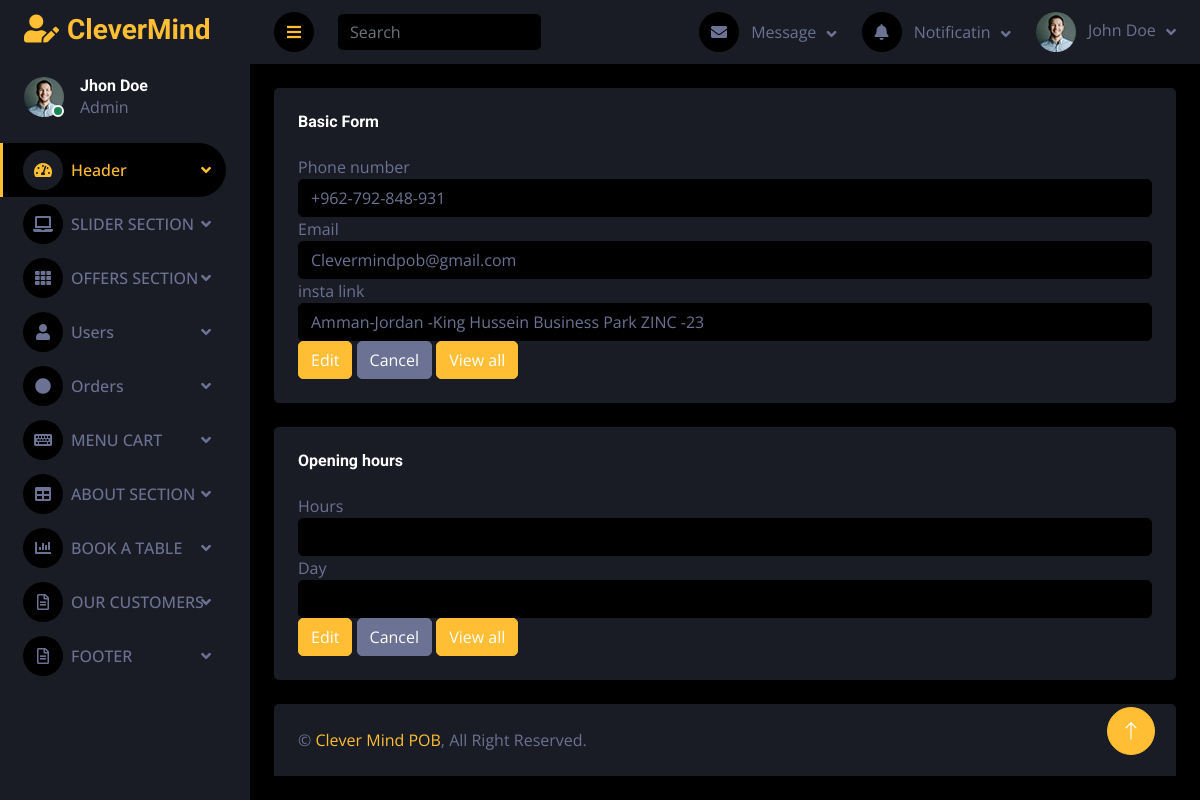
Screenshot of /darkpan-1.0.0/contact_add_info.php?edit=1 with the database file from the repository.
### tables this page shows
CREATE TABLE `contact_info` (
  `id` int(100) NOT NULL,
  `phone_number` varchar(250) NOT NULL,
  `email` varchar(250) NOT NULL,
  `address` varchar(250) NOT NULL
);

### darkpan-1.0.0/contact_add_info.php (the view, shortened to what this page needs)
<?php require "conn.php"?>
<?php
if(isset($_GET['edit'])){
      $id=$_GET['edit'];
       $editQuery="SELECT * FROM opening_hours WHERE id=$id";
      $editResult=mysqli_query($conn,$editQuery);
          if(mysqli_num_rows($editResult) != 0){
            $row=$editResult->fetch_array();
            }
}
?>
<?php
$update=false;
if(isset($_GET['edit'])){
      $id=$_GET['edit'];
      $update=true;
       $editQuery="SELECT * FROM contact_info WHERE id=$id";
      $editResult=mysqli_query($conn,$editQuery);
          if(mysqli_num_rows($editResult) != 0){
            $row=$editResult->fetch_array();
            }
}
?>
<!DOCTYPE html>
<html lang="en">
<head>
    <link href="https://cdnjs.cloudflare.com/ajax/libs/font-awesome/5.10.0/css/all.min.css" rel="stylesheet">
    <link href="https://cdn.jsdelivr.net/npm/bootstrap-icons@1.4.1/font/bootstrap-icons.css" rel="stylesheet">
    <link href="lib/owlcarousel/assets/owl.carousel.min.css" rel="stylesheet">
    <link href="lib/tempusdominus/css/tempusdominus-bootstrap-4.min.css" rel="stylesheet" />
    <link href="css/bootstrap.min.css" rel="stylesheet">
    <link href="css/style.css" rel="stylesheet">
</head>
<body>
    <div class="container-fluid position-relative d-flex p-0">
        <div class="sidebar pe-4 pb-3">
            <nav class="navbar bg-secondary navbar-dark">
                <a href="index.html" class="navbar-brand mx-4 mb-3">
                    <h3 class="text-primary"><i class="fa fa-user-edit me-2"></i>CleverMind</h3>
                </a>
                <div class="d-flex align-items-center ms-4 mb-4">
                    <div class="position-relative">
                        <img class="rounded-circle" src="img/user.jpg" alt="" style="width: 40px; height: 40px;">
                        <div class="bg-success rounded-circle border border-2 border-white position-absolute end-0 bottom-0 p-1"></div>
                    </div>
                    <div class="ms-3">
                        <h6 class="mb-0">Jhon Doe</h6>
                        <span>Admin</span>
                    </div>
                </div>
                <div class="navbar-nav w-100">
                <div class="nav-item dropdown">
                    <a href="index.html" class="nav-link dropdown-toggle active" data-bs-toggle="dropdown"><i class="fa fa-tachometer-alt me-2"></i>Header</a>
                </div>
                <div class="nav-item dropdown">
                    <a href="#" class="nav-link dropdown-toggle" data-bs-toggle="dropdown"><i class="fa fa-laptop me-2"></i>SLIDER SECTION</a>
                </div>
                <div class="nav-item dropdown">
                    <a href="widget.html" class="nav-link dropdown-toggle " data-bs-toggle="dropdown"><i class="fa fa-th me-2"></i>OFFERS SECTION</a>
                </div>
                <div class="nav-item dropdown">
                    <a href="widget.html" class="nav-link dropdown-toggle " data-bs-toggle="dropdown"><i class="fa fa-user me-2"></i>Users</a>
                </div>
                <div class="nav-item dropdown">
                    <a href="widget.html" class="nav-link dropdown-toggle " data-bs-toggle="dropdown"><i class="fa fa-circle me-2"></i>Orders</a>
                </div>
                <div class="nav-item dropdown">
                    <a href="form.html" class="nav-link dropdown-toggle " data-bs-toggle="dropdown"><i class="fa fa-keyboard me-2"></i>MENU CART</a>
                </div>
                <div class="nav-item dropdown">
                    <a href="table.html" class="nav-link dropdown-toggle " data-bs-toggle="dropdown"><i class="fa fa-table me-2"></i>ABOUT SECTION</a>
                </div>
                <div class="nav-item dropdown">
                    <a href="chart.html" class="nav-link dropdown-toggle " data-bs-toggle="dropdown"><i class="fa fa-chart-bar me-2"></i>BOOK A TABLE</a>
                </div>
                <div class="nav-item dropdown">
                    <a href="#" class="nav-link dropdown-toggle" data-bs-toggle="dropdown"><i class="far fa-file-alt me-2"></i>OUR CUSTOMERS</a>
                </div>
                <div class="nav-item dropdown">
                    <a href="#" class="nav-link dropdown-toggle" data-bs-toggle="dropdown"><i class="far fa-file-alt me-2"></i>FOOTER</a>
                </div>
            </div>
            </nav>
        </div>
        <div class="content">
            <nav class="navbar navbar-expand bg-secondary navbar-dark sticky-top px-4 py-0">
                <a href="#" class="sidebar-toggler flex-shrink-0">
                    <i class="fa fa-bars"></i>
                </a>
                <form class="d-none d-md-flex ms-4">
                    <input class="form-control bg-dark border-0" type="search" placeholder="Search">
                </form>
                <div class="navbar-nav align-items-center ms-auto">
                    <div class="nav-item dropdown">
                        <a href="#" class="nav-link dropdown-toggle" data-bs-toggle="dropdown">
                            <i class="fa fa-envelope me-lg-2"></i>
                            <span class="d-none d-lg-inline-flex">Message</span>
                        </a>
                    </div>
                    <div class="nav-item dropdown">
                        <a href="#" class="nav-link dropdown-toggle" data-bs-toggle="dropdown">
                            <i class="fa fa-bell me-lg-2"></i>
                            <span class="d-none d-lg-inline-flex">Notificatin</span>
                        </a>
                    </div>
                    <div class="nav-item dropdown">
                        <a href="#" class="nav-link dropdown-toggle" data-bs-toggle="dropdown">
                            <img class="rounded-circle me-lg-2" src="img/user.jpg" alt="" style="width: 40px; height: 40px;">
                            <span class="d-none d-lg-inline-flex">John Doe</span>
                        </a>
                    </div>
                </div>
            </nav>
            <div class="container-fluid pt-4 px-4">
                <div class="row g-4">
                    <div class="col-sm-12 col-xl-12">
                        <div class="bg-secondary rounded h-100 p-4">
                            <h6 class="mb-4">Basic Form</h6>
                            <form action="contact_add_info.php" method="post">
                        <div class="form-group">
                            <label for="phone_number">Phone number</label>
                            <input type="text" value="<?php echo $row['phone_number'] ?? '' ?>" name="phone_number" required class="form-control" id="phone_number">
                        </div>
                        <div class="form-group">
                            <label for="email">Email</label>
                            <input type="text" value="<?php echo $row['email'] ?? '' ?>" name="email" required class="form-control" id="email">
                        </div>
                        <div class="form-group">
                            <label for="address">insta link</label>
                            <input type="text" value="<?php echo $row['address'] ?? '' ?>" name="address" required class="form-control" id="address">
                        </div>
                    <div class="btns">
                                          <?php
                                                if($update==true): ?>
                                          <a href="contact_view_info.php"><input class="btn btn-primary mr-2" type="submit"
                                                    name="editN" value="Edit"> </a>
                                          <?php else: ?>
                                          <a href="contact_add_info.php"><input class="btn btn-primary mr-2" type="submit"
                                                    name="save" value="Save"> </a>
                                          <?php endif; ?>
                                          <button class="btn btn-light">Cancel</button>
                                          <a href="acontact_view_info.php" class="btn btn-primary mr-2">View all</a>
                                    </div>
                    </form>
                        </div>
                    </div>
                </div>
            </div>
              <div class="container-fluid pt-4 px-4">
                <div class="row g-4">
                    <div class="col-sm-12 col-xl-12">
                        <div class="bg-secondary rounded h-100 p-4">
                            <h6 class="mb-4">Opening hours</h6>
                            <form action="contact_add_info.php" method="post">
                        <div class="form-group">
                            <label for="time">Hours</label>
                            <input type="text" value="<?php echo $row['time'] ?? '' ?>" name="time" required class="form-control" id="time">
                        </div>
                        <div class="form-group">
                            <label for="text">Day</label>
                            <input type="day" value="<?php echo $row['day'] ?? '' ?>" name="day" required class="form-control" id="day">
                        </div>
                    <div class="btns">
                                          <?php
                                                if($update==true): ?>
                                          <a href="contact_view_info.php"><input class="btn btn-primary mr-2" type="submit"
                                                    name="editN" value="Edit"> </a>
                                          <?php else: ?>
                                          <a href="contact_add_info.php"><input class="btn btn-primary mr-2" type="submit"
                                                    name="saveO" value="Save"> </a>
                                          <?php endif; ?>
                                          <button class="btn btn-light">Cancel</button>
                                          <a href="acontact_view_info.php" class="btn btn-primary mr-2">View all</a>
                                    </div>
                    </form>
                        </div>
                    </div>
                </div>
            </div>
            <div class="container-fluid pt-4 px-4">
                <div class="bg-secondary rounded-top p-4">
                    <div class="row">
                        <div class="col-12 col-sm-6 text-center text-sm-start">
                            &copy; <a href="#">Clever Mind POB</a>, All Right Reserved.
                        </div>
                    </div>
                </div>
            </div>
        </div>
        <a href="#" class="btn btn-lg btn-primary btn-lg-square back-to-top"><i class="bi bi-arrow-up"></i></a>
    </div>
</body>
</html>

### darkpan-1.0.0/css/style.css (style rules this page uses)
:root { --primary: #ffbe33; --secondary: #191C24; --light: #6C7293; --dark: #000000; }
.back-to-top { position: fixed; display: none; right: 45px; bottom: 45px; z-index: 99; }
.btn { transition: .5s; }
.btn-lg-square { width: 48px; height: 48px; }
.btn-square, .btn-sm-square, .btn-lg-square { padding: 0; display: inline-flex; align-items: center; justify-content: center; font-weight: normal; border-radius: 50px; }
.sidebar { position: fixed; top: 0; left: 0; bottom: 0; width: 250px; height: 100vh; overflow-y: auto; background: var(--secondary); transition: 0.5s; z-index: 999; }
.content { margin-left: 250px; min-height: 100vh; background: var(--dark); transition: 0.5s; }
@media (min-width: 992px) { .sidebar { margin-left: 0; } }
@media (min-width: 992px) { .content { width: calc(100% - 250px); } }
.sidebar .navbar .navbar-nav .nav-link { padding: 7px 20px; color: var(--light); font-weight: 500; border-left: 3px solid var(--secondary); border-radius: 0 30px 30px 0; outline: none; }
.sidebar .navbar .navbar-nav .nav-link:hover, .sidebar .navbar .navbar-nav .nav-link.active { color: var(--primary); background: var(--dark); border-color: var(--primary); }
.sidebar .navbar .navbar-nav .nav-link i { width: 40px; height: 40px; display: inline-flex; align-items: center; justify-content: center; background: var(--dark); border-radius: 40px; }
.sidebar .navbar .navbar-nav .nav-link:hover i, .sidebar .navbar .navbar-nav .nav-link.active i { background: var(--secondary); }
.sidebar .navbar .dropdown-toggle::after { position: absolute; top: 15px; right: 15px; border: none; content: "\f107"; font-family: "Font Awesome 5 Free"; font-weight: 900; transition: .5s; }
.content .navbar .navbar-nav .nav-link { margin-left: 25px; padding: 12px 0; color: var(--light); outline: none; }
.content .navbar .sidebar-toggler, .content .navbar .navbar-nav .nav-link i { width: 40px; height: 40px; display: inline-flex; align-items: center; justify-content: center; background: var(--dark); border-radius: 40px; }
.content .navbar .dropdown-toggle::after { margin-left: 6px; vertical-align: middle; border: none; content: "\f107"; font-family: "Font Awesome 5 Free"; font-weight: 900; transition: .5s; }

### rows the page displays
contact_info: phone_number "+962-792-848-931", email "Clevermindpob@gmail.com", address "Amman-Jordan -King Hussein Business Park ZINC -23"
